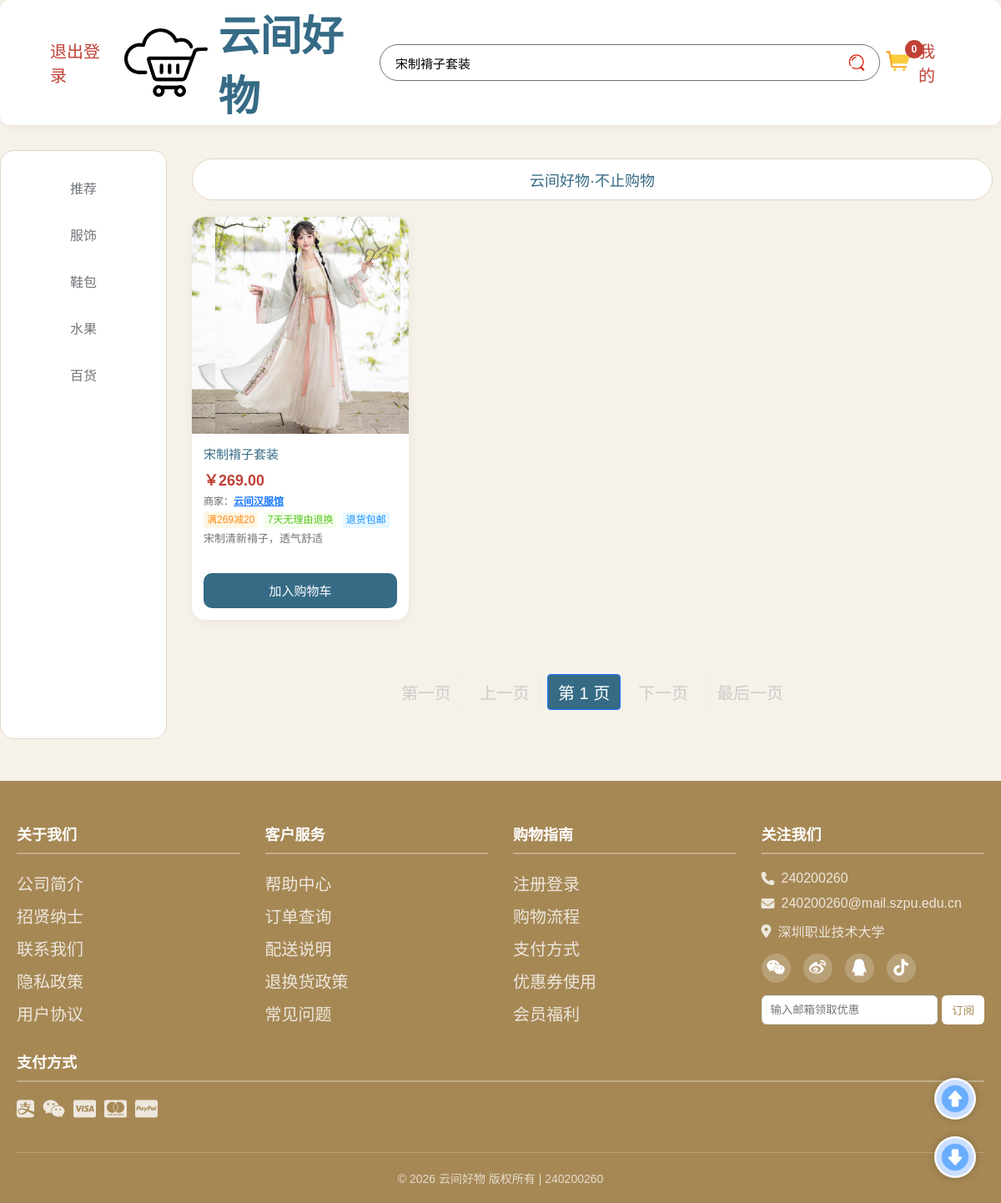
/shopping/index.php?keyword=宋制褙子套装 (signed in), run on the app's committed database.
### tables this page shows
CREATE TABLE `clothes` (
  `id` int(11) NOT NULL AUTO_INCREMENT,
  `code` varchar(20) NOT NULL COMMENT '产品编码',
  `name` varchar(50) NOT NULL COMMENT '产品名称',
  `price` decimal(10,2) NOT NULL COMMENT '价格',
  `description` varchar(200) DEFAULT '' COMMENT '产品描述',
  `type` varchar(10) NOT NULL COMMENT '类型：国风/日常',
  `seller` varchar(50) DEFAULT '云间好物官方旗舰店' COMMENT '商家名称',
  `coupon_info` varchar(100) DEFAULT '无优惠券' COMMENT '优惠券信息',
  `service` varchar(100) DEFAULT '7天无理由退换' COMMENT '服务说明',
  `return_free_shipping` tinyint(1) DEFAULT '1' COMMENT '退货包邮 1=是 0=否',
  `sales_count` int(11) DEFAULT '0',
  `sales_money` decimal(10,2) DEFAULT '0.00',
  `last_update` datetime DEFAULT NULL,
  PRIMARY KEY (`id`),
  UNIQUE KEY `code` (`code`)
);

### shopping/index.php (the view, shortened to what this page needs)
<!DOCTYPE html>
<html lang="zh-CN">
<head>
  <link rel="stylesheet" href="css/index.css">
  <link rel="stylesheet" href="https://cdn.bootcdn.net/ajax/libs/font-awesome/6.4.0/css/all.min.css">
</head>
<body>
  <nav>
    <div class="title">
      <a href="?logout=1">退出登录</a>
      <img src="public/cloud.png" alt="">
      <h1 class="topic">云间好物</h1>
    </div>
    <div class="search">
      <input type="text" id="searchInput" class="searchinput" placeholder="搜索商品名称/详情" value="<?= isset($_GET['keyword']) ? htmlspecialchars($_GET['keyword']) : '' ?>">
      <img src="public/search.png" alt="" class="search-icon" onclick="doSearch()">
    </div>
    <div class="cart-wrapper" onclick="toggleCartSummary()">
      <img class="cart" src="public/cart.png" alt="">
      <div id="cart-count">0</div>
    </div>
    <a class="myself" href="user_center.php">我的</a>
  </nav>
  <div class="container">
  <ul class="nav">
    <?php
      $currentRoute = '';
      $uri = $_SERVER['REQUEST_URI'];
      $uri = strtok($uri, '?');
      if ($uri == '/' || $uri == '/index.php') {
        $currentRoute = 'home';
      } else {
        $currentRoute = trim($uri, '/');
      }
    ?>
    <li class="<?= $currentRoute == 'home' ? 'active' : '' ?>" data-route="home">推荐</li>
    <li class="<?= $currentRoute == 'clothes' ? 'active' : '' ?>" data-route="clothes">服饰</li>
    <li class="<?= $currentRoute == 'shoes_bags' ? 'active' : '' ?>" data-route="shoes_bags">鞋包</li>
    <li class="<?= $currentRoute == 'fruits' ? 'active' : '' ?>" data-route="fruits">水果</li>
    <li class="<?= $currentRoute == 'daily_goods' ? 'active' : '' ?>" data-route="daily_goods">百货</li>
  </ul>
    <div class="content">
      <div class="word">云间好物·不止购物</div>
      <div class="list" id="goodsList">
      <?php
      include "db_conn.php";
      $page = isset($_GET['page']) ? max(1, (int)$_GET['page']) : 1;
      $pageSize = 8;
      $offset = ($page - 1) * $pageSize;
      $total = 0;
      $allData = [];
      $route = '';
      $uri = $_SERVER['REQUEST_URI'];
      $uri = strtok($uri, '?');
      if ($uri == '/' || $uri == '/index.php' || $uri == '') {
          $route = 'home';
      } else {
          $route = trim($uri, '/');
      }
      if (isset($_GET['keyword']) && !empty(trim($_GET['keyword']))) {
          $kw = (string)trim($_GET['keyword'] ?? '');
          $tables = ['clothes', 'shoes_bags', 'fruits', 'daily_goods'];
          foreach ($tables as $table) {
              $countSql = "SELECT COUNT(*) as cnt FROM `$table` WHERE name LIKE '%$kw%' OR description LIKE '%$kw%'";
              $countRes = mysqli_query($conn, $countSql);
              $total += mysqli_fetch_array($countRes)['cnt'];
          }
          $need = $pageSize;
          foreach ($tables as $table) {
              $sql = "SELECT * FROM `$table` WHERE name LIKE '%$kw%' OR description LIKE '%$kw%' LIMIT $offset, $need";
              $result = mysqli_query($conn, $sql);
              while ($row = mysqli_fetch_array($result)) {
                  $row['_table'] = $table;
                  $allData[] = $row;
                  $need--;
              }
          }
      }
      if (empty($allData)) {
          echo "<div style='width:100%;text-align:center;padding:40px 0;'>未找到相关商品</div>";
      } else {
          foreach ($allData as $row) {
              $code = $row['code'];
              $price = $row['price'];
              $name = $row['name'];
              $description = $row['description'];
              $seller = $row['seller'];
              $coupon = $row['coupon_info'];
              $service = $row['service'];
              $ret = $row['return_free_shipping'] ? '退货包邮' : '退货不包邮';
              echo "
              <div class='item' onclick='openModal(\"$code\",\"$name\",\"$price\",\"$description\",\"$seller\",\"$coupon\",\"$service\",\"$ret\")'>
                <div class='item-img'>
                    <img src='img/$code.jpg' alt=''>
                </div>
                <div class='item-content'>
                  <div class='item-name'>$name</div>
                  <div class='item-price'>￥$price</div>
                  <div class='item-extra'>
                    商家：<span class='seller-name' onclick='event.stopPropagation(); gotoSeller(\"$seller\", window.location.href)'>$seller</span>
                  </div>
                  <div class='item-extra'>
                    <span class='tag-coupon'>$coupon</span>
                    <span class='tag-service'>$service</span>
                    <span class='tag-return'>$ret</span>
                  </div>
                  <div class='item-info'>$description</div>
                </div>
                <div class='item-btn' onclick='event.stopPropagation(); addToCart(this, \"$code\",\"$name\",$price,\"$description\")'>加入购物车</div>
                <div class='quantity'>
                  <button onclick='event.stopPropagation(); changeQty(this,-1,$price)'>-</button>
                  <span>0</span>
                  <button onclick='event.stopPropagation(); changeQty(this,1,$price)'>+</button>
                </div>
              </div>
              ";
          }
      }
      ?>
      </div>
      <?php if($route != 'home'){ ?>
      <div class="pagination">
        <?php
        $totalPage = ceil($total / $pageSize);
        $baseUrl = strtok($_SERVER["REQUEST_URI"], '?');
        $paramStr = '';
        $params = $_GET;
        unset($params['page']);
        if(!empty($params)){
            $paramStr = '&'.http_build_query($params);
        }
        if ($page <= 1) {
            echo "<a class='disabled'>第一页</a>";
        } else {
            echo "<a href='$baseUrl?page=1$paramStr'>第一页</a>";
        }
        if ($page <= 1) {
            echo "<a class='disabled'>上一页</a>";
        } else {
            echo "<a href='$baseUrl?page=" . ($page - 1) . "$paramStr'>上一页</a>";
        }
        echo "<a class='active'>第 $page 页</a>";
        if ($page >= $totalPage) {
            echo "<a class='disabled'>下一页</a>";
        } else {
            echo "<a href='$baseUrl?page=" . ($page + 1) . "$paramStr'>下一页</a>";
        }
        if ($page >= $totalPage || $totalPage == 0) {
            echo "<a class='disabled'>最后一页</a>";
        } else {
            echo "<a href='$baseUrl?page=$totalPage$paramStr'>最后一页</a>";
        }
        ?>
      </div>
      <?php } ?>
    </div>
  </div>
  <div class="top" onclick="goTop()">
    <img src="public/up.png" alt="">
  </div>
  <div class="bottom" onclick="goBottom()">
    <img src="public/down.png" alt="">
  </div>
  <footer class="footer">
    <div class="footer-container">
      <div class="footer-col">
        <h4>关于我们</h4>
        <ul>
          <li><a href="#">公司简介</a></li>
          <li><a href="#">招贤纳士</a></li>
          <li><a href="#">联系我们</a></li>
          <li><a href="#">隐私政策</a></li>
          <li><a href="#">用户协议</a></li>
        </ul>
      </div>
      <div class="footer-col">
        <h4>客户服务</h4>
        <ul>
          <li><a href="#">帮助中心</a></li>
          <li><a href="#">订单查询</a></li>
          <li><a href="#">配送说明</a></li>
          <li><a href="#">退换货政策</a></li>
          <li><a href="#">常见问题</a></li>
        </ul>
      </div>
      <div class="footer-col">
        <h4>购物指南</h4>
        <ul>
          <li><a href="#">注册登录</a></li>
          <li><a href="#">购物流程</a></li>
          <li><a href="#">支付方式</a></li>
          <li><a href="#">优惠券使用</a></li>
          <li><a href="#">会员福利</a></li>
        </ul>
      </div>
      <div class="footer-col">
        <h4>关注我们</h4>
        <div class="contact-info">
          <p><i class="fas fa-phone"></i> 240200260</p>
          <p><i class="fas fa-envelope"></i> 240200260@mail.szpu.edu.cn</p>
          <p><i class="fas fa-map-marker-alt"></i> 深圳职业技术大学</p>
        </div>
        <div class="social-icons">
          <a href="#"><i class="fab fa-weixin"></i></a>
          <a href="#"><i class="fab fa-weibo"></i></a>
          <a href="#"><i class="fab fa-qq"></i></a>
          <a href="#"><i class="fab fa-tiktok"></i></a>
        </div>
        <div class="subscribe">
          <input type="email" placeholder="输入邮箱领取优惠">
          <button>订阅</button>
        </div>
      </div>
    </div>
    <div class="footer-container payment">
      <div class="footer-col">
        <h4>支付方式</h4>
        <div class="payment-icons">
          <i class="fab fa-alipay"></i>
          <i class="fab fa-weixin"></i>
          <i class="fab fa-cc-visa"></i>
          <i class="fab fa-cc-mastercard"></i>
          <i class="fab fa-cc-paypal"></i>
        </div>
      </div>
    </div>
    <div class="copyright">
      <p>© 2026 云间好物 版权所有 | 240200260</p>
    </div>
  </footer>
</body>
</html>

### data on the page
clothes: code (picture), name "宋制褙子套装", price "269.00", seller "云间汉服馆", coupon_info "满269减20", service "7天无理由退换", return_free_shipping "退货包邮", description "宋制清新褙子，透气舒适"

### other printed values
$page "1"
